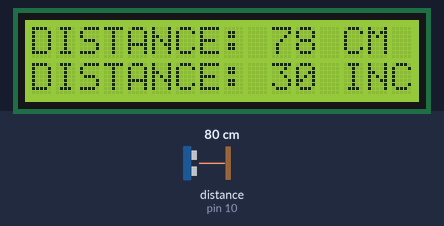
This sketch was run on a simulated Arduino Uno, built with avr-gcc and run on an emulated ATmega328P. Parts: 16×2 character LCD. Wiring (inferred from the names in the program): ultrasonic range finder: trigger pin 9; echo pin 10. The test bench sets the inputs (shaded band); at power-on: distance to the obstacle (sensor on pin 10) 80 cm. The echo pulse lasts 58.3 µs per cm.

Above: at 1.2 s.
1.3 s: distance to the obstacle (sensor on pin 10) set to 2 cm
At 1.8 s:
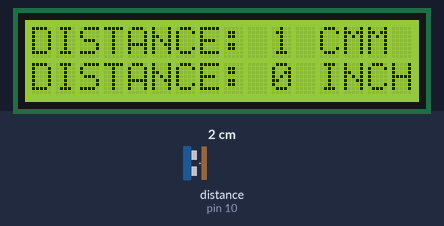
2.8 s: distance to the obstacle (sensor on pin 10) set to 18 cm
At 3.9 s:
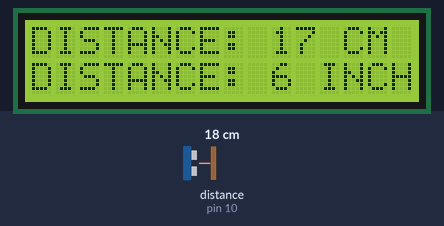
4.3 s: distance to the obstacle (sensor on pin 10) set to 4 cm
At 5.5 s:
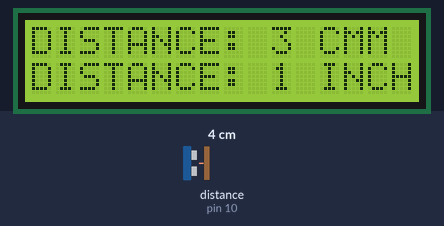
5.8 s: distance to the obstacle (sensor on pin 10) set to 120 cm
At 5.86 s:
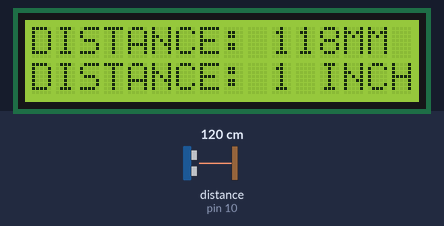
7.4 s: distance to the obstacle (sensor on pin 10) set to 9 cm
At 7.8 s:
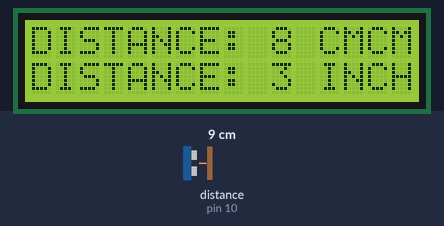
8.9 s: distance to the obstacle (sensor on pin 10) set to 35 cm
At 10.3 s:
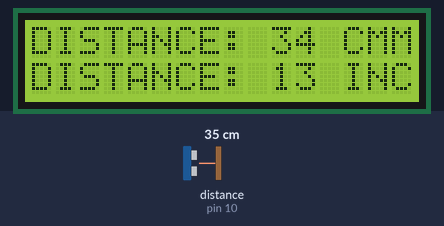
Timing chart, 0 to 11.4 s (numbered marks = the images above; inputs shaded):
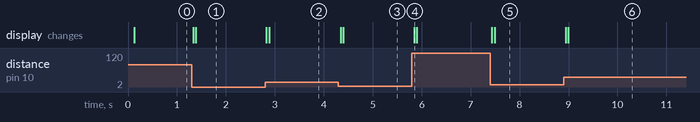

The sketch:

Project_3.ino
```cpp
/************* Ultrasonic Distance meter using Arduino ****************

************** PIN CONFIGURATION *****************

  PIN      CONECTION

   2     RS (LCD DISPLAY)
   3     E  (LCD DISPLAY)
   4     D4 (LCD DISPLAY)
   5     D5 (LCD DISPLAY)
   6     D6 (LCD DISPLAY)
   7     D7 (LCD DISPLAY)
   9     TRIGGER PIN (ULTRASOUND SENSOR)
   10    ECHO PIN(ULTRASOUND SENSOR)

************************************************
*/

#include<LiquidCrystal.h>
LiquidCrystal lcd(2, 3, 4, 5, 6, 7);            //SET INTERFACING PINS OF LCD 16x2

//DEFINATION FOR ULTRASOUND SENSOR
#define TRIGGER_PIN 9                           //DEFINE TRIGGER PIN TO DIGITAL PIN 9
#define ECHO_PIN 10                             //DEFINE ECCHO PIN TO DIGITAL PIN 10

long TIME_TAKEN=0;
int DISTANCE_CM=0, DISTANCE_INCH=0;

void setup()
{
  lcd.begin(16, 2);                             //DEFINE LCD 16x2

  pinMode(TRIGGER_PIN,OUTPUT);                  //SET TRIGGER PIN TO OUTPUT
  pinMode(ECHO_PIN,INPUT);                      //SET ECHO PIN TO INPUT

}

void display(int a, int b)
{
  lcd.setCursor(0,0);
  lcd.print("DISTANCE: ");
  delay(10);
  lcd.print(a);
  delay(10);
  lcd.print(" CM");
  delay(10);

  lcd.setCursor(0,1);
  lcd.print("DISTANCE: ");
  delay(10);
  lcd.print(b);
  delay(10);
  lcd.print(" INCH");
  delay(10);
}

void ultrasonic_read()
{
  digitalWrite(TRIGGER_PIN,LOW);         //CLEAR TRIGGER PIN
  delayMicroseconds(2);

  digitalWrite(TRIGGER_PIN,HIGH);        //SET TRIGGER PIN FOR 10 SEC
  delayMicroseconds(10);
  digitalWrite(TRIGGER_PIN,LOW);

  TIME_TAKEN = pulseIn(ECHO_PIN, HIGH);  // READ THE ECHO PIN, STORE THE SOUND WAVE TRAVEL TIME IN MICROSECONDS

  DISTANCE_CM =  TIME_TAKEN * 0.034/2;   //CALCULATING DISTANCE IN CENTIMETER
  DISTANCE_INCH = TIME_TAKEN * 0.0133/2; //CALCULATING DISTANCE IN INCHES

  display(DISTANCE_CM,DISTANCE_INCH);    //DISPLAY BOTH VALUES ON LCD DISPLAY
}

void loop()
{
  ultrasonic_read();
}
```

Measured:
- after the input at 1.3 s, the display: first changes at once (image 1 shows a later state)
- after the input at 2.8 s, the display: first changes at once (image 2 shows a later state)
- after the input at 4.3 s, the display: first changes after 0.05 s (image 3 shows a later state)
- after the input at 5.8 s, the display: changes after 0.05 s (image 4)
- after the input at 7.4 s, the display: first changes at once (image 5 shows a later state)
- after the input at 8.9 s, the display: first changes at once (image 6 shows a later state)
